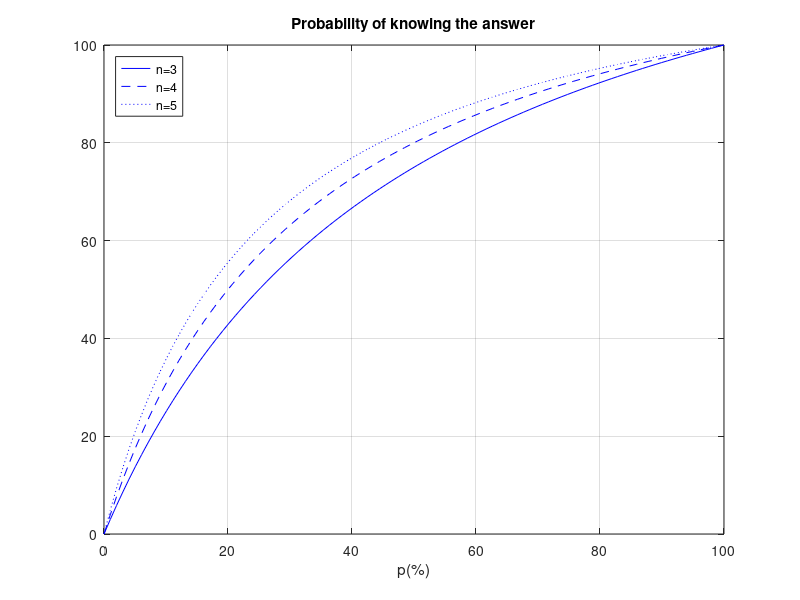

Write the MATLAB code that produced this figure.
% Consider a multiple choice testsuch that each question has npossible answers and only one is
% correct.  Assume  that  the  student  has  studied  a  percentage 𝑝(with 0%≤𝑝≤100%)  of  the
% test  content.  When aquestion addressesthe  content the  studenthas  studied,  he  selects  the
% right answerwith 100%  of probability. Otherwise, he selects randomly one of the nanswers
% with a uniform distribution.

% Acontecimentos:
% E  - O aluno responde corretamente 
% F1 - O aluno sabe a resposta
% F2 - O aluno não sabe a resposta

%% 1.a
% When 𝑝=60%and 𝑛=4,  determine  the  probability  
% of  the  student  to  select  the  right answer.Answer: 70%

% P(E) = P(E|F1) * F1 + P(E|F2) * P(F2)
% p == F1

p = 0.6;
n = 4;

p_final = 1 * p + 1/n * (1-p);
p_1a_percentage = p_final * 100

%% 1.b
% When 𝑝=70%and 𝑛=5,  determine  the  probability  of  the student  to  known  the
% answer when he selects the right answer.Answer: 92.1%

% P (F1|E) = P(E|F1) * F1 / P(E)

p = 0.7;
n = 5;

p_final = 1 * p / (p + (1-p)/n);
p_1b_percentage = p_final * 100

%% 1.c
x= linspace(0,1,100);
f1= 1*x + 1/3 * (1-x);
f2= 1*x + 1/4 * (1-x);
f3= 1*x + 1/5 * (1-x);

plot(x*100,f1*100,'b-',x*100,f2*100,'b--',x*100,f3*100,'b:');
xlabel('percentage of test content studied')
legend('n=3','n=4','n=5','location','NorthWest');
ylim([0 100])
title('Probability of right answer (%)')
grid on

%% 1.d
x= linspace(0,1,100);
f1 = x ./ (x + (1-x)/3);
f2 = x ./ (x + (1-x)/4);
f3 = x ./ (x + (1-x)/5);
plot(x*100,f1*100,'b-',x*100,f2*100,'b--',x*100,f3*100,'b:');
title('Probability of knowing the answer')
xlabel('p(%)')
legend('n=3','n=4','n=5','location','NorthWest');
ylim([0 100])
grid on